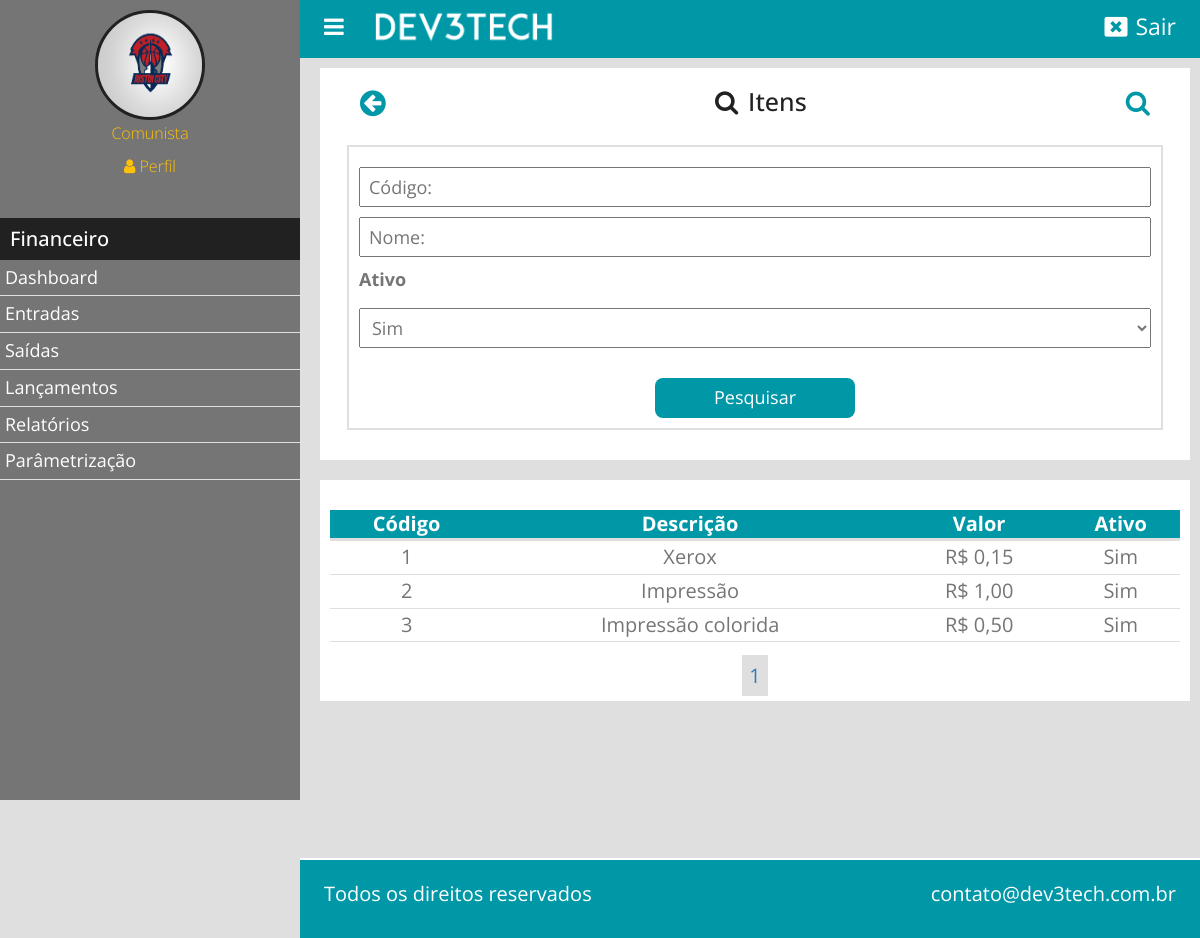
Screenshot of /edit_item (signed in) with the database file from the repository.
### classes/mysql.php (called while the page is built)
<?php
	class MySql{
		private static $pdo;
		public static function conectarDb(){
			if (self::$pdo == null) {
				try{
					self::$pdo = new PDO('mysql:host='.HOST.';dbname='.DB,USER,PASS, array(PDO::MYSQL_ATTR_INIT_COMMAND => "SET NAMES utf8"));
					self::$pdo->setAttribute(PDO::ATTR_ERRMODE, PDO::ERRMODE_EXCEPTION);
				}catch(Exception $e){
					echo '<script>alert("erro ao conectar ao Banco de dados!")</script>';
				}
			}
			return self::$pdo;
		}
	}
 ?>

### classes/Financeiro.php (called while the page is built, shortened)
<?php
	class Financeiro
	{
		public static function selectItem($cod = null,$start = null, $end = null){
			$pdv = $_SESSION['pdv'];
			if ( $cod != null ) {
				if ($start == null && $end == null){
				$sql = MySql::conectarDb()->prepare("SELECT a.ativo AS 'ativo', a.id AS 'id', a.descricao AS 'descricao', a.valor AS 'valor', a.pdv AS 'pdv', b.id AS 'id_sub-parametro', b.descricao AS 'sub-parametro', c.id AS 'id_parametro', c.descricao AS 'parametro' FROM `tb_fin.itens` AS a INNER JOIN `tb_fin.sub-parametro` AS b ON a.subParametro = b.id INNER JOIN `tb_fin.parametro` AS c ON b.parametro = c.id WHERE a.pdv = ? AND a.id = ? ");
			}else{
				$sql = MySql::conectarDb()->prepare("SELECT a.ativo AS 'ativo', a.id AS 'id', a.descricao AS 'descricao', a.valor AS 'valor', a.pdv AS 'pdv', b.id AS 'id_sub-parametro', b.descricao AS 'sub-parametro', c.id AS 'id_parametro', c.descricao AS 'parametro' FROM `tb_fin.itens` AS a INNER JOIN `tb_fin.sub-parametro` AS b ON a.subParametro = b.id INNER JOIN `tb_fin.parametro` AS c ON b.parametro = c.id WHERE a.pdv = ? AND a.id = ? LIMIT $start,$end");
			}
			$sql->execute(array($pdv, $cod));
			}else{
			if ($start == null && $end == null)
				$sql = MySql::conectarDb()->prepare("SELECT a.ativo AS 'ativo', a.id AS 'id', a.descricao AS 'descricao', a.valor AS 'valor', a.pdv AS 'pdv', b.id AS 'id_sub-parametro', b.descricao AS 'sub-parametro', c.id AS 'id_parametro', c.descricao AS 'parametro' FROM `tb_fin.itens` AS a INNER JOIN `tb_fin.sub-parametro` AS b ON a.subParametro = b.id INNER JOIN `tb_fin.parametro` AS c ON b.parametro = c.id WHERE a.pdv = ? ");
			else
				$sql = MySql::conectarDb()->prepare("SELECT a.ativo AS 'ativo', a.id AS 'id', a.descricao AS 'descricao', a.valor AS 'valor', a.pdv AS 'pdv', b.id AS 'id_sub-parametro', b.descricao AS 'sub-parametro', c.id AS 'id_parametro', c.descricao AS 'parametro' FROM `tb_fin.itens` AS a INNER JOIN `tb_fin.sub-parametro` AS b ON a.subParametro = b.id INNER JOIN `tb_fin.parametro` AS c ON b.parametro = c.id WHERE a.pdv = ? LIMIT $start,$end");
			$sql->execute(array($pdv));
			}
			return $sql->fetchAll();
		}
		}
?>

### classes/usuario.php (called while the page is built, shortened)
<?php
class Usuario{
		public static function selectAll($tabela,$start = null, $end = null){
			if ($start == null && $end == null)
				$sql = MySql::conectarDb()->prepare("SELECT * FROM `$tabela` ");
			else
				$sql = MySql::conectarDb()->prepare("SELECT * FROM `$tabela` LIMIT $start,$end");
			$sql->execute();
			return $sql->fetchAll();
		}
}
?>

### pages/edit_item.php (the view, shortened to what this page needs)
<?php
$paginaAtual = isset($_GET['pagina']) ? (int)$_GET['pagina'] : 1;
$porPagina = 10;
if (isset($_POST['pesquisar'])) {
	$item = Financeiro::pesquisarItens('', ($paginaAtual -1) * $porPagina,$porPagina);
}else{
	$item = Financeiro::selectItem('', ($paginaAtual -1) * $porPagina,$porPagina);
}
?>
<div class="box-content">
	<h2><a href="parametrizacao"><i class="fa fa-arrow-circle-left left"></i></a><i class="fa fa-search"></i>Itens<div class="btn-pesq"><i class="fa fa-search"></i></div></h2>
			<div class="wraper-form">
				<form method="post">
					<input type="text" name="cod" placeholder="Código: "/>
					<input type="text" name="nome" placeholder="Nome: "/>
					<div class="wraper-text">
						<label>Ativo</label>
						<select name="ativo" >
							<option value="1">Sim</option>
						</select>
					</div>
				<input type="submit" name="pesquisar" value="Pesquisar" />
				</form>
			</div>
</div>
<div class="box-content">
		<div class="wraper-table">
				<table>
					<tr>
						<th>Código</th>
						<th>Descrição</th>
						<th>Valor</th>
						<th>Ativo</th>
					</tr>
					<?php
						foreach ($item as $key => $value) {
							$id = $value['id'];
							$descricao = $value['descricao'];
							$valor = $value['valor'];
							$ativo = $value['ativo'];
							if ($ativo == 1) {
								$ativo = 'Sim';
							}elseif ($ativo == 0) {
								$ativo = 'Não';
							}
							echo "<tr>";
								echo '<td>'.$id.'</td>';
								echo '<td>'.$descricao.'</td>';
								echo '<td>R$ '. number_format($valor, 2, ',', '.').'</td>';
								echo '<td>'.$ativo.'</td>';
							echo "</tr>";
						}
					  ?>
				</table>
		</div>
	<div class="paginacao">
			<?php
				$totalPagina = ceil(count(Usuario::selectAll('tb_fin.itens')) / $porPagina);
				for ($i=1; $i <= $totalPagina; $i++) {
					if ($i == $paginaAtual)
						echo '<a href="'.INCLUDE_PATH.'edit_item?pagina='.$i.'" class="pagina-active" >'.$i.'</a>';
					else
					echo '<a href="'.INCLUDE_PATH.'edit_item?pagina='.$i.'" >'.$i.'</a>';
				}
			?>
		</div>
</div>

### css/style.css (style rules this page uses)
body, html { height: 100%; width: 100%; margin: 0; padding: 0; border-box: box-sizing; background-color: #dfdfdf; font-family: "Open Sans", sans-serif; }
.left { float: left; }
.box-content { background-color: white; padding: 10px; margin-bottom: 20px; text-align: center; }
.box-content h2 { font-size: 25px; color: #212121; margin: 10px 0; }
.box-content i { margin-right: 10px; }
.box-content .wraper-form { margin: 20px 2%; }
.box-content .wraper-form form { text-align: center; padding: 10px; border: 2px solid #dfdfdf; }
.box-content .wraper-form .wraper-text { max-width: 800px; margin: 10px auto; }
.box-content .wraper-form label { font-size: 18px; color: #757575; display: block; text-align: left; }
.box-content .wraper-form input[type="text"], .box-content .wraper-form input[type="list"], .box-content .wraper-form input[type="password"], .box-content .wraper-form select, .box-content .wraper-form input[type="file"], .box-content .wraper-form input[type="date"], .box-content .wraper-form #input, .box-content .wraper-form input[type="number"] { width: 100%; height: 40px; max-width: 800px; border-bottom: 1 solid #dfdfdf; outline: none; padding-left: 8px; font-size: 18px; color: #757575; max-width: 800px; margin-top: 10px; display: inline-block; }
.box-content .wraper-form input[type="submit"] { width: 200px; height: 40px; background-color: #0097A7; border: 0; border-radius: 8px; margin-top: 20px; font-size: 18px; color: #FFFFFF; }
.wraper-table { overflow-x: auto; }
table { width: 100%; margin: 20px auto; max-width: 1280px; }
table th { font-weight: bold; font-size: 20px; color: #FFFFFF; border-bottom: 3px solid #dfdfdf; background-color: #0097A7; text-align: center; }
table td { font-size: 20px; color: #757575; padding: 2px; border-bottom: 1px solid #dfdfdf; }
.paginacao a { padding: 5px; border: 2px solid #dfdfdf; margin: 0 5px; font-size: 20px; }
.pagina-active { background-color: #dfdfdf; }
.btn-pesq { float: right; font-size: 26px; padding-right: 20px; cursor: pointer; color: #0097A7; }
.fa-arrow-circle-left { padding-left: 30px; font-size: 30px; color: #0097A7; }

### rows the page displays
tb_fin.itens: id "1", descricao "Xerox", valor "0,15", ativo "Sim"
tb_fin.itens: id "2", descricao "Impressão", valor "1,00", ativo "Sim"
tb_fin.itens: id "3", descricao "Impressão colorida", valor "0,50", ativo "Sim"

### other values shown
$_SESSION['nome'] "Comunista"
